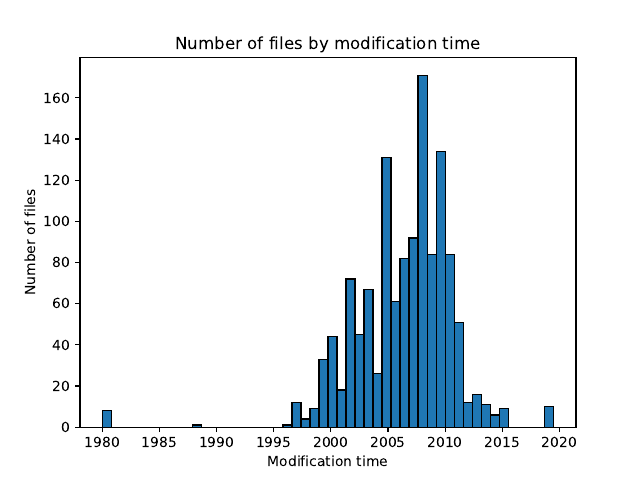

Source code (Python):
#!/usr/bin/env python3
# https://stackoverflow.com/questions/29672375/histogram-in-matplotlib-time-on-x-axis

import matplotlib.pyplot as plt
import matplotlib.dates as mdates
import csv
from graph_paths import nodefile

data = list()

# iterate rows of csv
with open(nodefile) as f:
    r=csv.reader(f)
    for row in r:
        c=row[4]
        if c.isdigit():
            data.append(int(c))

# convert the epoch format to matplotlib date format 
mpl_data = mdates.epoch2num(data)

fig, ax = plt.subplots(1,1)
ax.hist(mpl_data, bins=50, edgecolor='black')

locator = mdates.AutoDateLocator()
ax.xaxis.set_major_locator(locator)
ax.xaxis.set_major_formatter(mdates.AutoDateFormatter(locator))

plt.title("Number of files by modification time")
plt.ylabel("Number of files")
plt.xlabel("Modification time")
#plt.show()
plt.savefig("node_hist_by_time.pdf")

